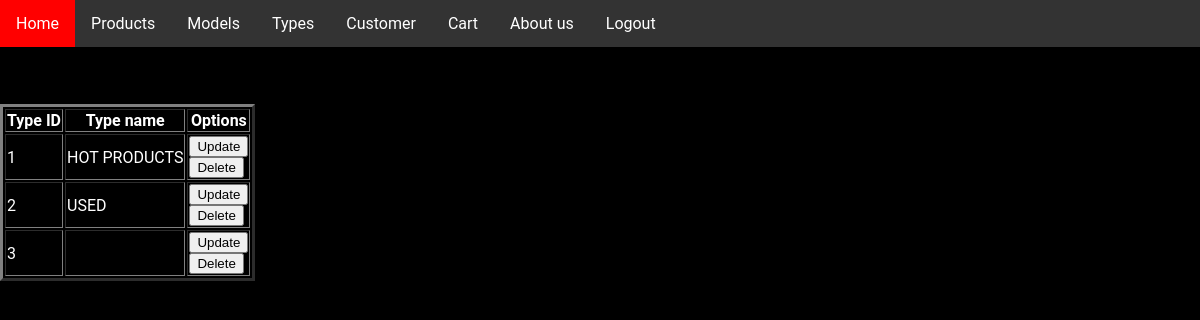
Page /admin/manage_types.php (signed in) on the committed database.
### tables this page shows
CREATE TABLE `products_type` (
  `products_type_id` int(11) NOT NULL,
  `products_types_name` varchar(20) DEFAULT NULL
);

### admin/functions.php (called while the page is built, shortened)
<?php
$host_name = "localhost";
$db_name = "snackyluxcar";
$db_username = "root";
$db_password = "root";
$db_port = "3306";
$db_connection = new mysqli($host_name,$db_username,$db_password,$db_name,$db_port);
function execute_query($sql){
    global $db_connection;
    return $db_connection->query($sql);
}

### admin/manage_types.php (the view, shortened to what this page needs)
<?php
require_once "header.php";
$sql = "SELECT * FROM products_type";
$result = execute_query($sql);
?>
<table border="3px" style="color: white; width: fit-content;">
    <tr>
        <th>Type ID</th>
        <th>Type name</th>
        <th>Options</th>
    </tr>
    <?php
    while($row = mysqli_fetch_array($result)){
        $id = $row[0];
        $name = $row[1];
    ?>
    <tr>
        <td><?= $id?></td>
        <td><?= $name?></td>
        <td>
        <form class='frm_inline' action="update_types.php" method="POST">
                <input type='submit' value='Update'>
            </form>
            <form class='frm_inline' action='delete_types.php' method="POST" onsubmit="return confirmDelete();">
                <input type='submit' value='Delete'>
            </form>
        </td>
    </tr>
    <?php } ?>
</table>

### admin/css/homepage.css (style rules this page uses)
body { margin: 0; padding: 0; font-family: Roboto,Helvetica Neue,Arial; background-color:black; }

### rows in the picture
products_type: products_type_id "1", products_types_name "HOT PRODUCTS"
products_type: products_type_id "2", products_types_name "USED"
products_type: products_type_id "3"
